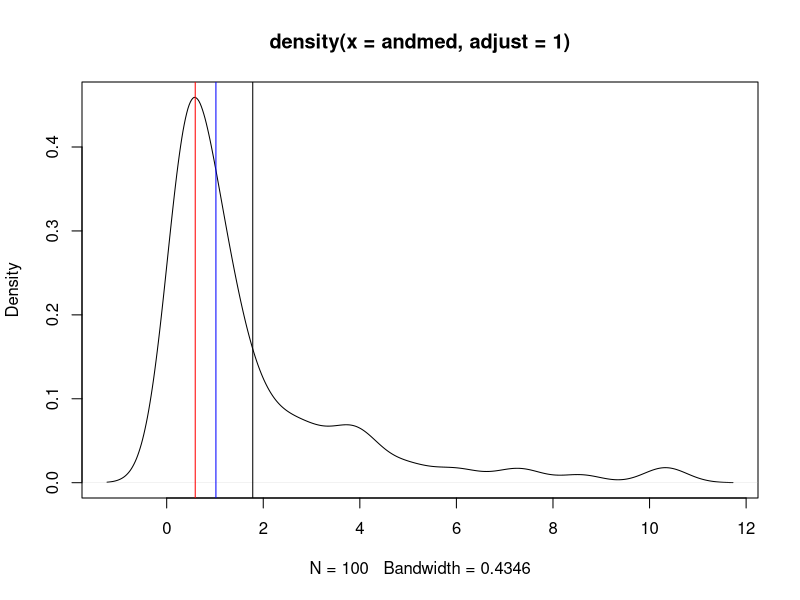
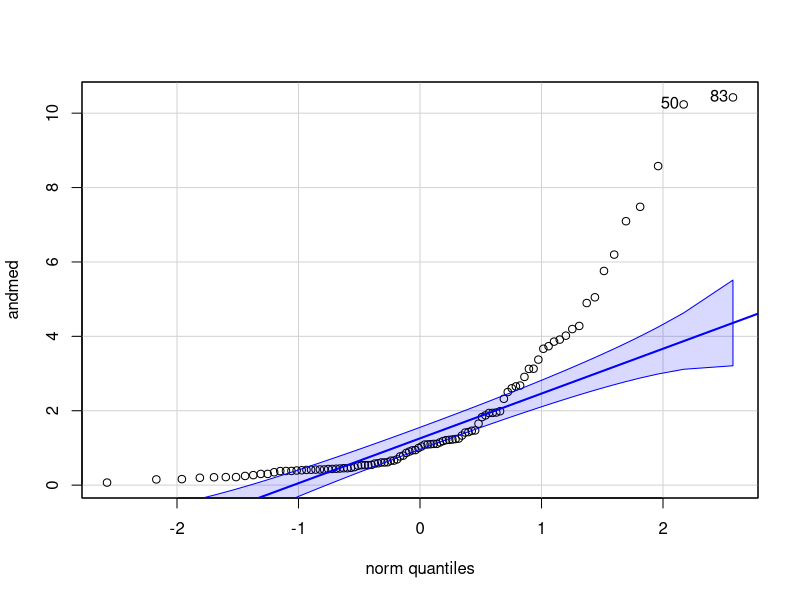
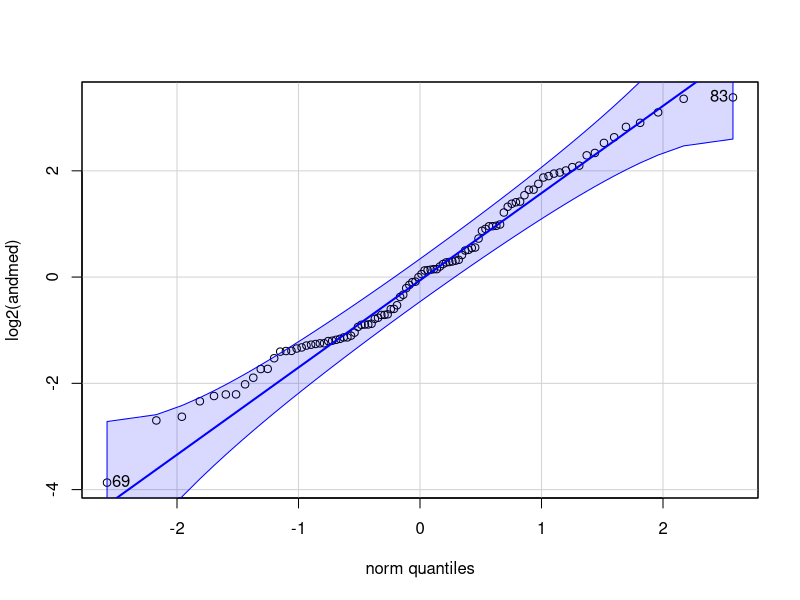

Write the R code that produced these figures, in order. (Note: this script raises an error after producing the figures.)
## ---- chunk 1
library(tidyverse)
library(stringr)
library(car)
## ---- chunk 2
andmed <- rlnorm(100)
mode <-  function(x, adjust = 1) {
  x <- na.omit(x)
  dx <- density(x, adjust = adjust)
  dx$x[which.max(dx$y)]
}
plot(density(andmed, adjust = 1))
abline(v = mode(andmed), col = "red")
abline(v = median(andmed), col = "blue")
abline(v = mean(andmed))
## ---- chunk 3
multiplicative_sd <- function(x) {
  x <- na.omit(x)
  log_data <- log10(x)
  log_mean <- mean(log_data)
  log_sd <- sd(log_data)
  geom_mean <- 10**log_mean
  mult_sd <- 10**log_sd
  lower1 <- geom_mean/mult_sd
  upper1 <- geom_mean * mult_sd
  lower2 <- geom_mean/(mult_sd**2)
  upper2 <- geom_mean * (mult_sd**2)
  Mean <- mean(x)
  lower3 <- mean(x) - sd(x)
  upper3 <- mean(x) + sd(x)
  lower4 <- mean(x) - sd(x)*2
  upper4 <- mean(x) + sd(x)*2
  tibble(SD = c("multiplicative_SD", 
                "multiplicative_2_SD", 
                "additive_SD", 
                "additive_2_SD"), 
         MEAN = c(geom_mean, 
                  geom_mean, 
                  Mean, 
                  Mean), 
         lower = c(lower1, 
                   lower2, 
                   lower3, 
                   lower4), 
         upper = c(upper1, 
                   upper2, 
                   upper3, 
                   upper4))
}

multiplicative_sd(andmed) %>% knitr::kable()
## ---- chunk 4
set.seed(5363)
norm_andmed <- rnorm(3, 100, 20)
knitr::kable(multiplicative_sd(norm_andmed))
## ---- chunk 5
qqPlot(andmed)
## ---- chunk 6
qqPlot(log2(andmed))
## ---- chunk 7
mad(andmed, constant = 1); sd(andmed); mad(andmed)
## ---- chunk 8
mad(log10(andmed), constant = 1); sd(log10(andmed)); mad(log10(andmed))
## ---- chunk 9
cor(iris$Sepal.Length, iris$Sepal.Width, use = "complete.obs")
## ---- chunk 10
anscombe_long <- bind_cols(id = 1:11, anscombe) %>% 
  gather(key, value, -id) %>% 
  mutate(axis = str_extract(key, "[xy]"),
         q = letters[as.numeric(str_extract(key, "[0-9]"))]) %>%
  select(-key) %>% 
  spread(axis, value)
anscombe_r <- anscombe_long %>%
  group_by(q) %>%
  summarise(R = round(cor(x, y), 2))
anscombe_long %>% 
  ggplot(aes(x, y)) +
  geom_point() +
  annotate("text", x = 10, y = 12, label = sprintf("r = %s", anscombe_r$R)) +
  facet_wrap(~q) +
  theme(strip.text = element_text(hjust = 0))
## ---- chunk 11
# numeric columns only!
# the following gives cor matrix with 
# frequentist correction for mutliple testing:
# print(psych::corr.test(iris[-5]))
# only numeric cols allowed! Hence -Species
knitr::kable(cor(iris[,-5]))
